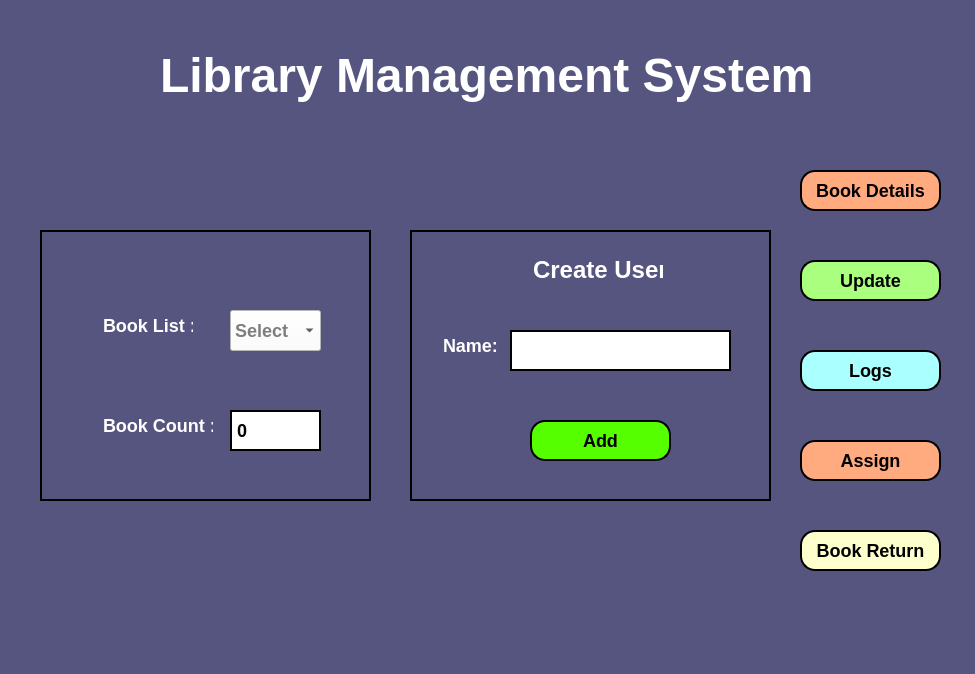
<?xml version="1.0" encoding="UTF-8"?>
<ui version="4.0">
 <class>MainWindow</class>
 <widget class="QMainWindow" name="MainWindow">
  <property name="geometry">
   <rect>
    <x>0</x>
    <y>0</y>
    <width>975</width>
    <height>674</height>
   </rect>
  </property>
  <property name="windowTitle">
   <string>MainWindow</string>
  </property>
  <property name="styleSheet">
   <string notr="true">color:rgb(31, 13, 14);
background-color: rgb(85, 85, 127);
font-weight:700;
font-size:18px;
color: rgb(255, 255, 255);</string>
  </property>
  <widget class="QWidget" name="centralwidget">
   <widget class="QLabel" name="label_3">
    <property name="geometry">
     <rect>
      <x>90</x>
      <y>410</y>
      <width>131</width>
      <height>31</height>
     </rect>
    </property>
    <property name="styleSheet">
     <string notr="true">padding: 6px 8px;</string>
    </property>
    <property name="text">
     <string>Book Count :</string>
    </property>
   </widget>
   <widget class="QPushButton" name="updateButton">
    <property name="geometry">
     <rect>
      <x>800</x>
      <y>260</y>
      <width>141</width>
      <height>41</height>
     </rect>
    </property>
    <property name="styleSheet">
     <string notr="true">border: 2px solid black;
border-radius:15px;
background-color: rgb(170, 255, 127);
color: rgb(0, 0, 0);
</string>
    </property>
    <property name="text">
     <string>Update</string>
    </property>
   </widget>
   <widget class="QComboBox" name="BookList">
    <property name="geometry">
     <rect>
      <x>230</x>
      <y>310</y>
      <width>91</width>
      <height>41</height>
     </rect>
    </property>
    <property name="styleSheet">
     <string notr="true">background-color: rgb(255, 255, 255);
color: rgb(0, 0, 0);</string>
    </property>
    <property name="editable">
     <bool>false</bool>
    </property>
    <property name="placeholderText">
     <string>Select</string>
    </property>
   </widget>
   <widget class="QLabel" name="label">
    <property name="geometry">
     <rect>
      <x>160</x>
      <y>40</y>
      <width>661</width>
      <height>71</height>
     </rect>
    </property>
    <property name="styleSheet">
     <string notr="true">color: rgb(31, 13, 14);
color: rgb(255, 255, 255);
font-weight:700;
font-size:40px;</string>
    </property>
    <property name="text">
     <string>&lt;html&gt;&lt;head/&gt;&lt;body&gt;&lt;p&gt;&lt;span style=&quot; font-size:36pt;&quot;&gt;Library Management System&lt;/span&gt;&lt;/p&gt;&lt;/body&gt;&lt;/html&gt;</string>
    </property>
   </widget>
   <widget class="QLabel" name="label_2">
    <property name="geometry">
     <rect>
      <x>90</x>
      <y>310</y>
      <width>111</width>
      <height>31</height>
     </rect>
    </property>
    <property name="styleSheet">
     <string notr="true">padding: 6px 8px;</string>
    </property>
    <property name="text">
     <string>Book List :</string>
    </property>
   </widget>
   <widget class="QFrame" name="frame">
    <property name="geometry">
     <rect>
      <x>40</x>
      <y>230</y>
      <width>331</width>
      <height>271</height>
     </rect>
    </property>
    <property name="styleSheet">
     <string notr="true">border:2px solid black;
</string>
    </property>
    <property name="frameShape">
     <enum>QFrame::StyledPanel</enum>
    </property>
    <property name="frameShadow">
     <enum>QFrame::Raised</enum>
    </property>
    <widget class="QLabel" name="bookCount">
     <property name="geometry">
      <rect>
       <x>190</x>
       <y>180</y>
       <width>91</width>
       <height>41</height>
      </rect>
     </property>
     <property name="styleSheet">
      <string notr="true">background-color: rgb(255, 255, 255);
color: rgb(0, 0, 0);
qproperty-alignment: 'AlignCenter';</string>
     </property>
     <property name="text">
      <string>0</string>
     </property>
    </widget>
   </widget>
   <widget class="QFrame" name="frame_2">
    <property name="geometry">
     <rect>
      <x>410</x>
      <y>230</y>
      <width>361</width>
      <height>271</height>
     </rect>
    </property>
    <property name="styleSheet">
     <string notr="true">border:2px solid black;
</string>
    </property>
    <property name="frameShape">
     <enum>QFrame::StyledPanel</enum>
    </property>
    <property name="frameShadow">
     <enum>QFrame::Raised</enum>
    </property>
    <widget class="QLabel" name="label_4">
     <property name="geometry">
      <rect>
       <x>110</x>
       <y>20</y>
       <width>151</width>
       <height>41</height>
      </rect>
     </property>
     <property name="styleSheet">
      <string notr="true">padding: 6px 8px;
border:none</string>
     </property>
     <property name="text">
      <string>&lt;html&gt;&lt;head/&gt;&lt;body&gt;&lt;p&gt;&lt;span style=&quot; font-size:18pt;&quot;&gt;Create User&lt;/span&gt;&lt;/p&gt;&lt;/body&gt;&lt;/html&gt;</string>
     </property>
    </widget>
    <widget class="QLabel" name="label_5">
     <property name="geometry">
      <rect>
       <x>20</x>
       <y>100</y>
       <width>81</width>
       <height>31</height>
      </rect>
     </property>
     <property name="styleSheet">
      <string notr="true">padding: 6px 8px;
border:none</string>
     </property>
     <property name="text">
      <string>Name:</string>
     </property>
    </widget>
    <widget class="QPushButton" name="addUserButton">
     <property name="geometry">
      <rect>
       <x>120</x>
       <y>190</y>
       <width>141</width>
       <height>41</height>
      </rect>
     </property>
     <property name="styleSheet">
      <string notr="true">border: 2px solid black;
border-radius:15px;
background-color: rgb(85, 255, 0);
color: rgb(0, 0, 0);
</string>
     </property>
     <property name="text">
      <string>Add</string>
     </property>
    </widget>
    <widget class="QPlainTextEdit" name="addUserInput">
     <property name="geometry">
      <rect>
       <x>100</x>
       <y>100</y>
       <width>221</width>
       <height>41</height>
      </rect>
     </property>
     <property name="styleSheet">
      <string notr="true">background-color: rgb(255, 255, 255);
color: rgb(0, 0, 0);</string>
     </property>
    </widget>
   </widget>
   <widget class="QPushButton" name="detailsButton">
    <property name="geometry">
     <rect>
      <x>800</x>
      <y>350</y>
      <width>141</width>
      <height>41</height>
     </rect>
    </property>
    <property name="styleSheet">
     <string notr="true">border: 2px solid black;
border-radius:15px;
background-color: rgb(170, 255, 255);
color: rgb(0, 0, 0);
</string>
    </property>
    <property name="text">
     <string>Logs</string>
    </property>
   </widget>
   <widget class="QPushButton" name="assignBookButton">
    <property name="geometry">
     <rect>
      <x>800</x>
      <y>440</y>
      <width>141</width>
      <height>41</height>
     </rect>
    </property>
    <property name="styleSheet">
     <string notr="true">border: 2px solid black;
border-radius:15px;
background-color: rgb(255, 170, 127);
color: rgb(0, 0, 0);</string>
    </property>
    <property name="text">
     <string>Assign</string>
    </property>
   </widget>
   <widget class="QPushButton" name="bookReturnButtton">
    <property name="geometry">
     <rect>
      <x>800</x>
      <y>530</y>
      <width>141</width>
      <height>41</height>
     </rect>
    </property>
    <property name="cursor">
     <cursorShape>PointingHandCursor</cursorShape>
    </property>
    <property name="styleSheet">
     <string notr="true">border: 2px solid black;
border-radius:15px;
background-color: #fdffcd;
color: rgb(0, 0, 0);
</string>
    </property>
    <property name="text">
     <string>Book Return</string>
    </property>
   </widget>
   <widget class="QPushButton" name="BookDetailsButton">
    <property name="geometry">
     <rect>
      <x>800</x>
      <y>170</y>
      <width>141</width>
      <height>41</height>
     </rect>
    </property>
    <property name="styleSheet">
     <string notr="true">border: 2px solid black;
border-radius:15px;
background-color: rgb(255, 170, 127);
color: rgb(0, 0, 0);</string>
    </property>
    <property name="text">
     <string>Book Details</string>
    </property>
   </widget>
   <zorder>frame_2</zorder>
   <zorder>frame</zorder>
   <zorder>label_3</zorder>
   <zorder>updateButton</zorder>
   <zorder>BookList</zorder>
   <zorder>label</zorder>
   <zorder>label_2</zorder>
   <zorder>detailsButton</zorder>
   <zorder>assignBookButton</zorder>
   <zorder>bookReturnButtton</zorder>
   <zorder>BookDetailsButton</zorder>
  </widget>
 </widget>
 <resources/>
 <connections/>
</ui>
